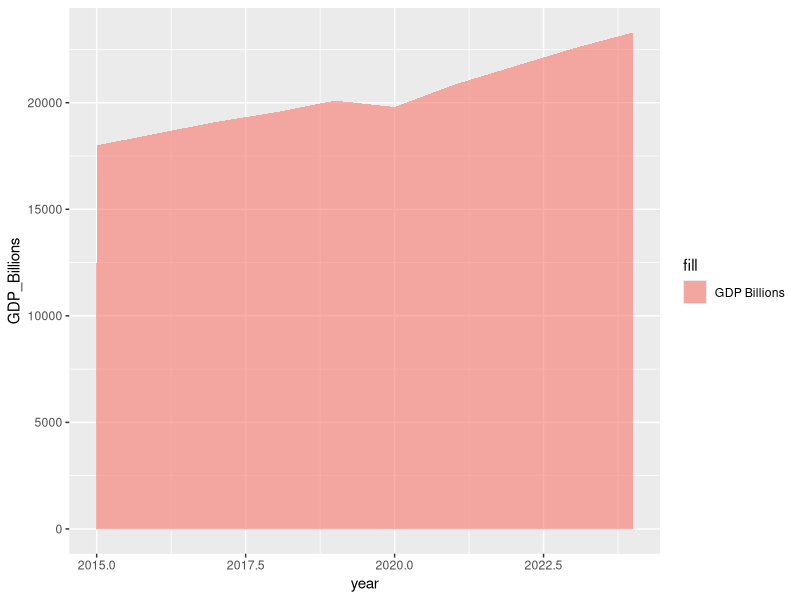

Generate this figure with R:
## ---- chunk 1
# Buat data frame GDP (billions)
years <- 2015:2024
consumption <- c(12000, 12400, 12800, 13100, 13500, 
                 13200, 13800, 14300, 14800, 15200)
investment <- c(3000, 3100, 3200, 3300, 3400, 
                3000, 3300, 3500, 3700, 3900)
government <- c(3500, 3600, 3700, 3800, 3900, 
                4200, 4300, 4400, 4500, 4600)
net_exports <- c(-500, -550, -600, -650, -700, 
                 -600, -550, -500, -450, -400)

gdp <- consumption + investment + government + net_exports

gdp_data <- data.frame(
  Year = years,
  GDP = gdp,
  Consumption = consumption,
  Investment = investment,
  Government = government,
  Net_Exports = net_exports
)

# Hitung growth rate dari GDP
gdp_growth <- c(NA, diff(gdp) / gdp[-length(gdp)] * 100)
gdp_data$Growth_Rate <- gdp_growth

print(gdp_data)
## ---- chunk 2
library(ggplot2)

# Bikin data frame
chart_data <- data.frame(
  year = c(2015, 2016, 2017, 2018, 2019, 2020, 2021, 2022, 2023, 2024),
  GDP_Billions = c(18000, 18550, 19100, 19550, 20100, 19800, 20850, 21700, 22550, 23300)
)

# Tetapkan area plotnya
ggplot(chart_data, aes(x = year)) +
  geom_area(aes(y = GDP_Billions, fill = "GDP Billions"), alpha = 0.6)
  labs(title = "GDP Growth Over Time",
       x = "Year",
       y = "Value",
       fill = "Legend") +
  theme_minimal()
## ---- chunk 3
#| echo: true
# Nominal vs Real GDP (adjusting for inflation)
nominal_gdp <- c(20000, 21000, 22100, 23300, 24600)
cpi <- c(100, 102, 105, 108, 112)  # Consumer Price Index

# Real GDP (base year = first year)
real_gdp <- (nominal_gdp / cpi) * 100

gdp_comparison <- data.frame(
  Year = 2020:2024,
  Nominal_GDP = nominal_gdp,
  Real_GDP = real_gdp,
  CPI = cpi
)


print(gdp_comparison)
